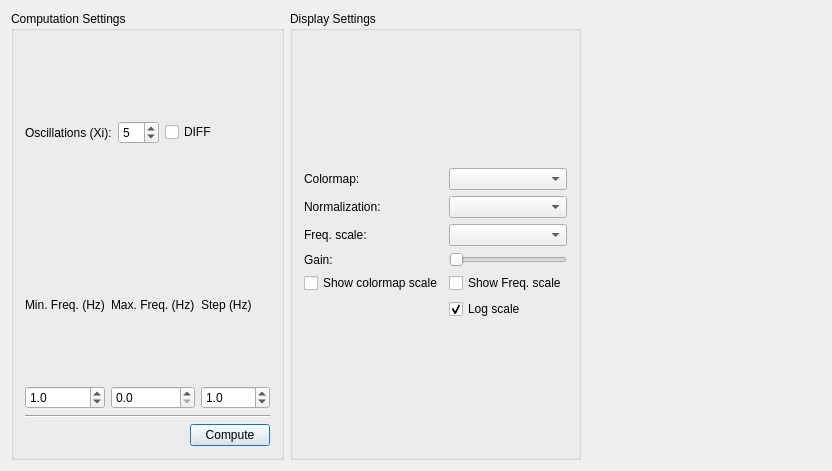
<?xml version="1.0" encoding="UTF-8"?>
<ui version="4.0">
 <class>TFWidgetUi</class>
 <widget class="QWidget" name="TFWidgetUi">
  <property name="geometry">
   <rect>
    <x>0</x>
    <y>0</y>
    <width>832</width>
    <height>471</height>
   </rect>
  </property>
  <property name="windowTitle">
   <string>TFWavelet</string>
  </property>
  <property name="windowIcon">
   <iconset resource="../../../resources/AnyWave.qrc">
    <normaloff>:/images/AnyWave_icon.png</normaloff>:/images/AnyWave_icon.png</iconset>
  </property>
  <layout class="QVBoxLayout" name="verticalLayout_2" stretch="0,0">
   <item>
    <layout class="QGridLayout" name="signalsLayout" rowstretch="0" columnstretch="0"/>
   </item>
   <item>
    <layout class="QHBoxLayout" name="horizontalLayout_8">
     <item>
      <widget class="QGroupBox" name="groupBoxCompute">
       <property name="sizePolicy">
        <sizepolicy hsizetype="Minimum" vsizetype="Preferred">
         <horstretch>0</horstretch>
         <verstretch>0</verstretch>
        </sizepolicy>
       </property>
       <property name="title">
        <string>Computation Settings</string>
       </property>
       <layout class="QGridLayout" name="gridLayout_4">
        <item row="0" column="0">
         <layout class="QVBoxLayout" name="verticalLayout">
          <item>
           <layout class="QHBoxLayout" name="horizontalLayout_5">
            <item>
             <widget class="QLabel" name="label_5">
              <property name="sizePolicy">
               <sizepolicy hsizetype="Preferred" vsizetype="Preferred">
                <horstretch>0</horstretch>
                <verstretch>0</verstretch>
               </sizepolicy>
              </property>
              <property name="minimumSize">
               <size>
                <width>70</width>
                <height>20</height>
               </size>
              </property>
              <property name="text">
               <string>Oscillations (Xi):</string>
              </property>
             </widget>
            </item>
            <item>
             <widget class="QSpinBox" name="sbXi">
              <property name="sizePolicy">
               <sizepolicy hsizetype="Preferred" vsizetype="Fixed">
                <horstretch>0</horstretch>
                <verstretch>0</verstretch>
               </sizepolicy>
              </property>
              <property name="minimum">
               <number>1</number>
              </property>
              <property name="value">
               <number>5</number>
              </property>
             </widget>
            </item>
            <item>
             <widget class="QCheckBox" name="checkBoxDIFF">
              <property name="text">
               <string>DIFF</string>
              </property>
             </widget>
            </item>
            <item>
             <widget class="QLabel" name="label_6">
              <property name="text">
               <string/>
              </property>
             </widget>
            </item>
            <item>
             <spacer name="horizontalSpacer_2">
              <property name="orientation">
               <enum>Qt::Horizontal</enum>
              </property>
              <property name="sizeHint" stdset="0">
               <size>
                <width>40</width>
                <height>20</height>
               </size>
              </property>
             </spacer>
            </item>
           </layout>
          </item>
          <item>
           <layout class="QGridLayout" name="gridLayout_3">
            <item row="0" column="0">
             <widget class="QLabel" name="label_7">
              <property name="text">
               <string>Min. Freq. (Hz)</string>
              </property>
             </widget>
            </item>
            <item row="0" column="1">
             <widget class="QLabel" name="label_8">
              <property name="text">
               <string>Max. Freq. (Hz)</string>
              </property>
             </widget>
            </item>
            <item row="0" column="2">
             <widget class="QLabel" name="label_9">
              <property name="text">
               <string>Step (Hz)</string>
              </property>
             </widget>
            </item>
            <item row="1" column="0">
             <widget class="QDoubleSpinBox" name="sbMin">
              <property name="sizePolicy">
               <sizepolicy hsizetype="Preferred" vsizetype="Fixed">
                <horstretch>0</horstretch>
                <verstretch>0</verstretch>
               </sizepolicy>
              </property>
              <property name="decimals">
               <number>1</number>
              </property>
              <property name="minimum">
               <double>0.100000000000000</double>
              </property>
              <property name="maximum">
               <double>100000.000000000000000</double>
              </property>
              <property name="value">
               <double>1.000000000000000</double>
              </property>
             </widget>
            </item>
            <item row="1" column="1">
             <widget class="QDoubleSpinBox" name="sbMax">
              <property name="sizePolicy">
               <sizepolicy hsizetype="Preferred" vsizetype="Fixed">
                <horstretch>0</horstretch>
                <verstretch>0</verstretch>
               </sizepolicy>
              </property>
              <property name="decimals">
               <number>1</number>
              </property>
              <property name="maximum">
               <double>1000000.000000000000000</double>
              </property>
             </widget>
            </item>
            <item row="1" column="2">
             <widget class="QDoubleSpinBox" name="sbStep">
              <property name="sizePolicy">
               <sizepolicy hsizetype="Preferred" vsizetype="Fixed">
                <horstretch>0</horstretch>
                <verstretch>0</verstretch>
               </sizepolicy>
              </property>
              <property name="decimals">
               <number>1</number>
              </property>
              <property name="minimum">
               <double>0.100000000000000</double>
              </property>
              <property name="value">
               <double>1.000000000000000</double>
              </property>
             </widget>
            </item>
           </layout>
          </item>
          <item>
           <layout class="QHBoxLayout" name="horizontalLayout_6"/>
          </item>
          <item>
           <widget class="Line" name="line">
            <property name="orientation">
             <enum>Qt::Horizontal</enum>
            </property>
           </widget>
          </item>
          <item>
           <layout class="QHBoxLayout" name="horizontalLayout_7">
            <item>
             <spacer name="horizontalSpacer">
              <property name="orientation">
               <enum>Qt::Horizontal</enum>
              </property>
              <property name="sizeHint" stdset="0">
               <size>
                <width>40</width>
                <height>20</height>
               </size>
              </property>
             </spacer>
            </item>
            <item>
             <widget class="QPushButton" name="buttonCompute">
              <property name="sizePolicy">
               <sizepolicy hsizetype="Preferred" vsizetype="Fixed">
                <horstretch>0</horstretch>
                <verstretch>0</verstretch>
               </sizepolicy>
              </property>
              <property name="text">
               <string>Compute</string>
              </property>
              <property name="autoDefault">
               <bool>true</bool>
              </property>
              <property name="default">
               <bool>true</bool>
              </property>
             </widget>
            </item>
           </layout>
          </item>
         </layout>
        </item>
       </layout>
      </widget>
     </item>
     <item>
      <widget class="QGroupBox" name="groupBoxDisplay">
       <property name="sizePolicy">
        <sizepolicy hsizetype="Minimum" vsizetype="Preferred">
         <horstretch>0</horstretch>
         <verstretch>0</verstretch>
        </sizepolicy>
       </property>
       <property name="title">
        <string>Display Settings</string>
       </property>
       <layout class="QGridLayout" name="gridLayout_2">
        <item row="0" column="0">
         <layout class="QGridLayout" name="gridLayout">
          <item row="1" column="0">
           <layout class="QHBoxLayout" name="horizontalLayout_2">
            <item>
             <widget class="QLabel" name="label_2">
              <property name="text">
               <string>Normalization:</string>
              </property>
             </widget>
            </item>
           </layout>
          </item>
          <item row="0" column="0">
           <layout class="QHBoxLayout" name="horizontalLayout">
            <item>
             <widget class="QLabel" name="label">
              <property name="text">
               <string>Colormap:</string>
              </property>
             </widget>
            </item>
           </layout>
          </item>
          <item row="2" column="0">
           <layout class="QHBoxLayout" name="horizontalLayout_3">
            <item>
             <widget class="QLabel" name="label_3">
              <property name="text">
               <string>Freq. scale:</string>
              </property>
             </widget>
            </item>
           </layout>
          </item>
          <item row="3" column="1">
           <widget class="QSlider" name="sliderGain">
            <property name="maximum">
             <number>100</number>
            </property>
            <property name="singleStep">
             <number>10</number>
            </property>
            <property name="pageStep">
             <number>50</number>
            </property>
            <property name="orientation">
             <enum>Qt::Horizontal</enum>
            </property>
           </widget>
          </item>
          <item row="2" column="1">
           <widget class="QComboBox" name="cbZScale"/>
          </item>
          <item row="1" column="1">
           <widget class="QComboBox" name="cbNorm"/>
          </item>
          <item row="3" column="0">
           <layout class="QHBoxLayout" name="horizontalLayout_4">
            <item>
             <widget class="QLabel" name="label_4">
              <property name="text">
               <string>Gain:</string>
              </property>
             </widget>
            </item>
           </layout>
          </item>
          <item row="0" column="1">
           <widget class="QComboBox" name="cbColormap"/>
          </item>
          <item row="4" column="1">
           <widget class="QCheckBox" name="checkBoxFreqScale">
            <property name="sizePolicy">
             <sizepolicy hsizetype="Preferred" vsizetype="Fixed">
              <horstretch>0</horstretch>
              <verstretch>0</verstretch>
             </sizepolicy>
            </property>
            <property name="text">
             <string>Show Freq. scale</string>
            </property>
           </widget>
          </item>
          <item row="4" column="0">
           <widget class="QCheckBox" name="checkBoxColormapScale">
            <property name="text">
             <string>Show colormap scale</string>
            </property>
           </widget>
          </item>
          <item row="5" column="1">
           <widget class="QCheckBox" name="checkBoxLogScale">
            <property name="sizePolicy">
             <sizepolicy hsizetype="Preferred" vsizetype="Fixed">
              <horstretch>0</horstretch>
              <verstretch>0</verstretch>
             </sizepolicy>
            </property>
            <property name="text">
             <string>Log scale</string>
            </property>
            <property name="checked">
             <bool>true</bool>
            </property>
           </widget>
          </item>
         </layout>
        </item>
       </layout>
      </widget>
     </item>
     <item>
      <spacer name="horizontalSpacer_3">
       <property name="orientation">
        <enum>Qt::Horizontal</enum>
       </property>
       <property name="sizeHint" stdset="0">
        <size>
         <width>40</width>
         <height>20</height>
        </size>
       </property>
      </spacer>
     </item>
    </layout>
   </item>
  </layout>
 </widget>
 <layoutdefault spacing="6" margin="11"/>
 <resources>
  <include location="../../../resources/AnyWave.qrc"/>
 </resources>
 <connections/>
</ui>
